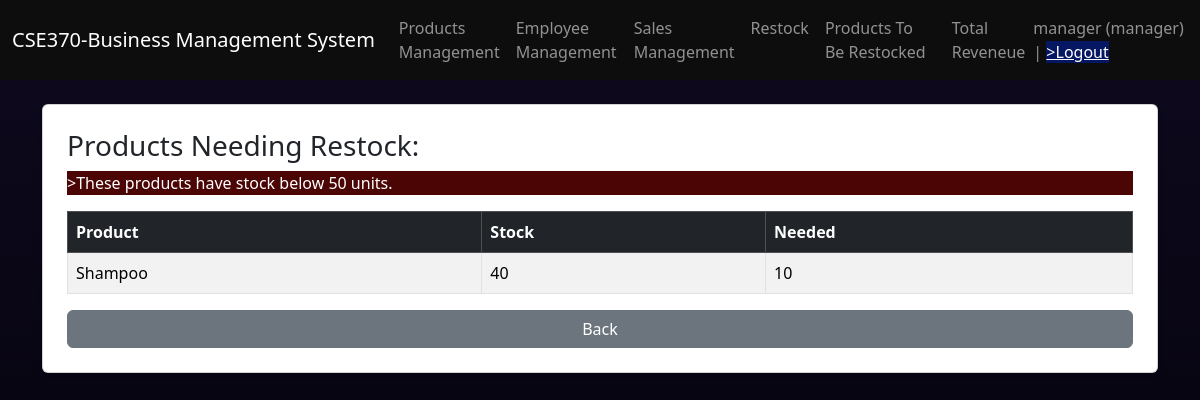
The page /to_be_restocked.php (signed in) on the database its author committed.
### tables this page shows
CREATE TABLE products(
  id INT AUTO_INCREMENT PRIMARY KEY,
  name VARCHAR(100),
  buying_price DECIMAL(10,2),
  selling_price DECIMAL(10,2),
  stock INT,
  sold INT DEFAULT 0
);

### to_be_restocked.php (the view, shortened to what this page needs)
<?php include "config.php"; check_login();
$low=$conn->query("SELECT *,(50-stock) AS need FROM products WHERE stock<50");
?>
<!DOCTYPE html>
<html>
<head>
  <link href="https://cdn.jsdelivr.net/npm/bootstrap@5.3.3/dist/css/bootstrap.min.css" rel="stylesheet">
</head>
<body style="background-color: #09041bff; color: white;">
<?php include 'navbar.php'; ?>
<div class="container mt-4">
  <div class="card shadow-sm p-4">
    <h3>Products Needing Restock:</h3>
    <p style="background-color: #4b0505ff; color: white;">>These products have stock below 50 units.</p>
    <table class="table table-bordered table-striped">
      <thead class="table-dark">
        <tr><th>Product</th><th>Stock</th><th>Needed</th></tr>
      </thead>
      <tbody>
      <?php while($r=$low->fetch_assoc()): if($r['need']<=0) continue; ?>
        <tr>
          <td><?= $r['name']?></td>
          <td><?= $r['stock']?></td>
          <td><?= $r['need']?></td>
        </tr>
      <?php endwhile; ?>
      </tbody>
    </table>
    <a href="dashboard.php" class="btn btn-secondary">Back</a>
  </div>
</div>
</body>
</html>

### to_be_restocked.php (style rules this page uses)
body { background: linear-gradient(rgba(16, 11, 31, 0.7), rgba(0, 0, 0, 0.7)), url('https://images.unsplash.com/photo-1451187580459-43490279c0fa?auto=format&fit=crop&w=1920&q=80'); background-size: cover; background-position: center; background-attachment: fixed; min-height: 100vh; }

### rows shown on the page
products: name "Shampoo", stock "40", need "10"

### other values the page prints
$_SESSION['username'] "manager"
$_SESSION['role'] "manager"
